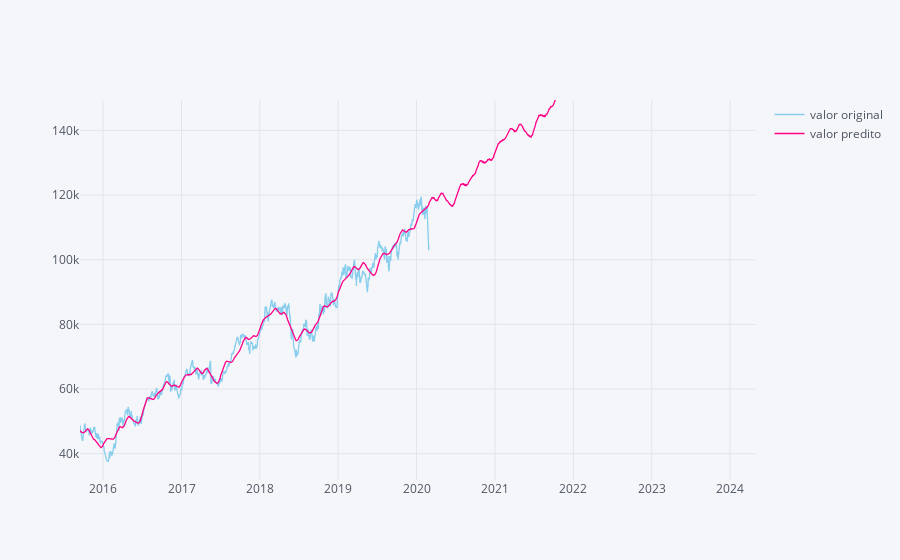

The code cell stored with this chart in its notebook:
### Markdown cell above
### Previsão Facebook PROPHET

### Code cell
gerar_previsao(indice = '^BVSP', 
               modelo = 'prophet', 
               periodos_anteriores = 1100, 
               start_date = '2014-11-24', 
               end_date = '2020-09-27')

### Figure 1 — Plotly figure (JSON) as saved in the notebook; plotly's stock layout.template omitted (floating-point values rounded to 4 significant figures; data arrays with more than 128 entries replaced by an {"elided": "..."} marker saying what was removed)
{"data": [{"line": {"color": "rgba(135, 205, 237, 1.0)", "dash": "solid", "shape": "linear", "width": 1.3}, "mode": "lines", "name": "valor original", "text": "", "type": "scatter", "uid": "936ff2f8-3a1f-4431-92f7-45d2c6c9ceff", "x": {"elided": "2624 str values"}, "y": {"elided": "2624 mixed values"}}, {"line": {"color": "rgba(255, 0, 136, 1.0)", "dash": "solid", "shape": "linear", "width": 1.3}, "mode": "lines", "name": "valor predito", "text": "", "type": "scatter", "uid": "371b2ae5-78df-4ef9-aef5-875165bb2ac7", "x": {"elided": "2624 str values"}, "y": {"elided": "2624 float values"}}], "layout": {"legend": {"bgcolor": "#F5F6F9", "font": {"color": "#4D5663"}}, "paper_bgcolor": "#F5F6F9", "plot_bgcolor": "#F5F6F9", "title": {"font": {"color": "#4D5663"}}, "xaxis": {"gridcolor": "#E1E5ED", "showgrid": true, "tickfont": {"color": "#4D5663"}, "title": {"font": {"color": "#4D5663"}, "text": ""}, "zerolinecolor": "#E1E5ED"}, "yaxis": {"gridcolor": "#E1E5ED", "range": [31870.0, 149410], "showgrid": true, "tickfont": {"color": "#4D5663"}, "title": {"font": {"color": "#4D5663"}, "text": ""}, "zerolinecolor": "#E1E5ED"}}}
